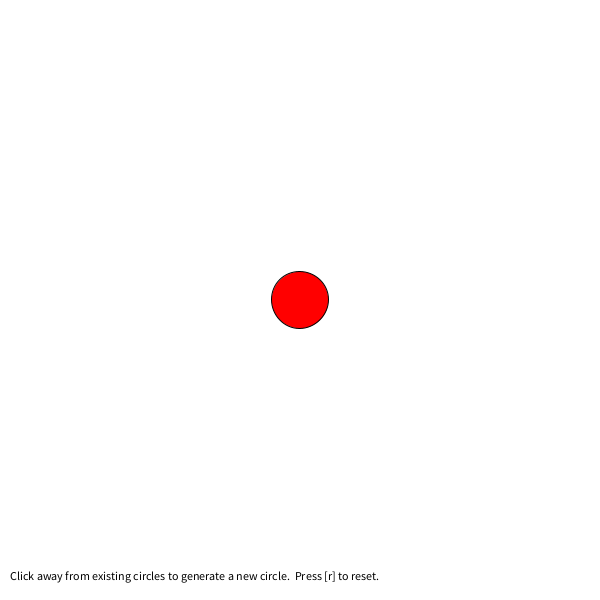
Frame 1 (no input)
Frame 60 (the mouse pressed at the canvas centre just before this capture): identical to frame 1, image omitted
Frame 120 (the mouse held since frame 60 and released just before this capture): identical to frame 1, image omitted

The Processing sketch that drew this single still picture (run headless with seeded random() and noise(); from frame 60 on, the mouse is pressed at the canvas centre):

// Processing sketch: processing_147146
// ── processing_147146.pde

ArrayList<Circle> circles;
PVector[] moves = new PVector[9];
PVector canvasCenter;

void setup() {
  
  size(600,600);
  background(255);
  canvasCenter = new PVector(width/2, height/2);
  stroke(0);
 
  moves[0] = new PVector(0,0);
  moves[1] = new PVector(0,1);
  moves[2] = new PVector(0,-1);
  moves[3] = new PVector(1,0);
  moves[4] = new PVector(-1,0);
  moves[5] = new PVector(1,1);
  moves[6] = new PVector(1,-1);
  moves[7] = new PVector(-1,1);
  moves[8] = new PVector(-1,-1);
  
  circles = new ArrayList<Circle>();
  circles.add(new Circle(canvasCenter.x, canvasCenter.y, (float)(Math.random()*30+15)));
  
}



void mousePressed() {
  //check if current circle would overlap any others first
  Circle newCircle = new Circle();
  if ( !overlapsAnotherCircle(newCircle) ) {
    circles.add(newCircle);
  }
}

void keyPressed() {
  if ( key == 'r' || key == 'R' ) setup();
}


void draw() {
  background(255);
  fill(0);
  text("Click away from existing circles to generate a new circle.  Press [r] to reset.",10,height-20);
  //if ( debug ) text(getTotalDist(),10,25);
    
  for(Circle c : circles) {
    //don't move first circle @ center
    if ( c != circles.get(0) ) {
      c.move();
    }
  }
  
  for(Circle c : circles) {
    c.render();
  }
  
}

//given ArrayList of Circles, return the sum of the 
//distance between the centers of all circles
public float getTotalDist() {
  float dist = 0.0;
  
  for(int i = 0 ; i + 1 < circles.size() ; i++) {
    Circle a = circles.get(i);
    
    for(int j = i + 1; j < circles.size() ; j++) {
      Circle b = circles.get(j);
      dist += a.center.dist(b.center);
    }
  }
  
  return dist;
}

public boolean overlapsAnotherCircle(Circle c) {
  for(Circle other : circles) {
    float dist = c.center.dist(other.center);
    if ( c != other && c.radius + other.radius > dist ) {
      return true;
    }
  }
 return false;
} 


public class Circle {
  PVector center;
  float radius;
  
  public Circle(float x, float y, float r) {
    radius = r;
    center = new PVector(x,y);
  }
  
  //circle @ mouse click location, random radius
  public Circle() {
    this((float)mouseX, (float)mouseY, (float)(Math.random()*50+10));
  }
   
  public void render() {
    //first circle acts as "gravity" so color differently
    if ( this == circles.get(0) ) {
        fill(255,0,0);
    } else {    
      fill(180);
    }
    ellipseMode(CENTER);    
    ellipse(center.x, center.y, radius*2, radius*2);
  }
  
  public void move() {
    if ( center.dist(canvasCenter) < 0 ) return; //already @ center
    
    //attempt to move up, down, left, and right -- move in direction of 
    //least total dist between all circles' centers or stay put if no better
    //move location
    float[] moveScores = new float[moves.length];
    for(int i = 0 ; i < moves.length ; i++) {
      center.add(moves[i]); //temporarily move circle's center
      
      if ( !overlapsAnotherCircle(this) ) {
        moveScores[i] = getTotalDist();
      } else {
        moveScores[i] = -1; //don't move this way!
      }
      center.sub(moves[i]); //move center back
    }
    
    //find move with minimum total dist btwn circles and shift circle's center
    int minDistIdx = 0; //a non-move vector
    for(int i = 1 ; i < moveScores.length ; i++) {
      if ( moveScores[i] < moveScores[minDistIdx] && moveScores[i] > 0 ) {
       minDistIdx = i;
      }
    }
    
    center.add(moves[minDistIdx]);    
    
  }
   
   
}

  
